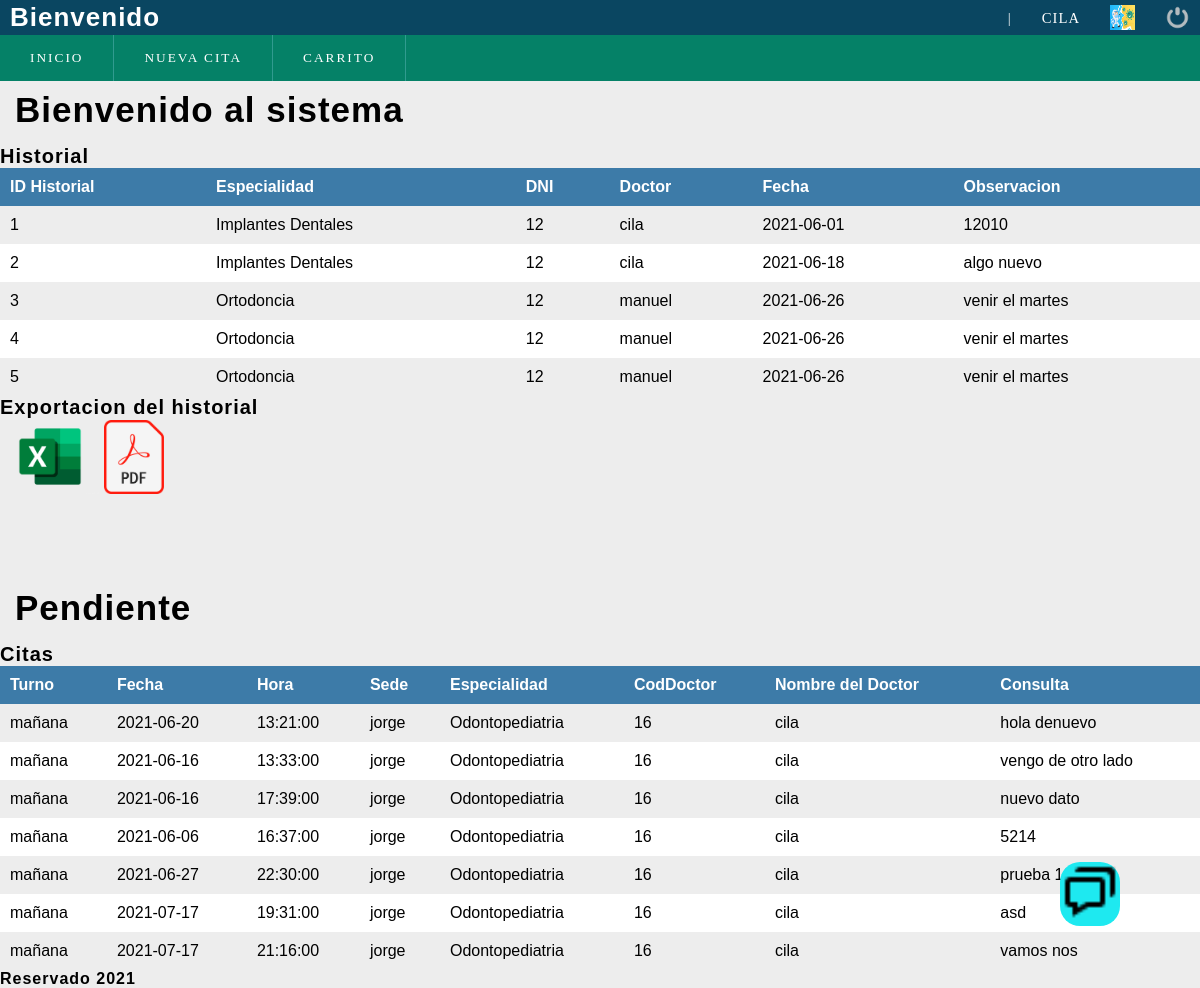
The page /PaginaPaciente.php (signed in) on the database its author committed.
### tables this page shows
CREATE TABLE `historial_paciente` (
  `ID_historial` int(9) NOT NULL,
  `DniPaciente` int(11) NOT NULL,
  `IdEspecialidad` int(11) NOT NULL,
  `CodDoctor` int(10) NOT NULL,
  `Cuota` decimal(9,0) NOT NULL,
  `Fecha_Atencio` date NOT NULL,
  `Receta` varchar(200) NOT NULL
);

CREATE TABLE `especialidades` (
  `IdEspecialidad` int(11) NOT NULL,
  `Descripcion` varchar(100) NOT NULL,
  `PrecioEspecialidad` decimal(10,0) NOT NULL
);

### PaginaPaciente.php (the view, shortened to what this page needs)
<?php
$conexion = mysqli_connect('localhost','root','','dientesfelices');
$varDniPaciente=$_SESSION["DniPaciente"];
$sql="Select* from login_paciente where DniPaciente='$varDniPaciente'";
$resultado=mysqli_query($conexion,$sql) or die(mysqli_error());
$row=mysqli_fetch_array($resultado);
$sqlHistorial= "Select * from historial_paciente hp
                    inner join login_paciente lp on hp.DniPaciente=lp.DniPaciente
                    inner join login_doctores pd on hp.CodDoctor=pd.CodDoctor
                    inner join especialidades es on hp.IdEspecialidad=es.IdEspecialidad
                    where lp.DniPaciente='$varDniPaciente'";
$resultadoHP=mysqli_query($conexion,$sqlHistorial) or die(mysqli_error());
$fila=mysqli_fetch_array($resultadoHP);
$sqlCitas="SELECT * FROM reservas_cita rc inner join login_doctores ld on rc.CodDoctor=ld.CodDoctor
inner join especialidades es on ld.IdEspecialidad=es.IdEspecialidad  where rc.DniPaciente='$varDniPaciente' ";
$resultadoCR=mysqli_query($conexion,$sqlCitas) or die(mysqli_error());
$filaCitas=mysqli_fetch_array($resultadoCR);
?>
<!DOCTYPE html>
<html lang="en">
<head>
    <link rel="stylesheet" type="text/css" href="css/style.css">
	<link rel="stylesheet" type="text/css" href="css/style_2.css">
    <link rel="stylesheet" href="css/stylebot.css">
</head>
<body>
    <header>
        <div class="header">
		<h1>Bienvenido</h1>
			<div class="optionsBar">
				<span>|</span>
				<span class="user"> <?php echo $row['nombre'];?> </span>
				<img class="photouser" src="image/images.jpg" alt="Usuario">
				<a href="cerrar.php"><img class="close" src="image/salir.png" alt="Salir del sistema" title="Salir"></a>
			</div>
        </div>
        <nav>
			<ul>
				<li><a href="PaginaPaciente.php">Inicio</a></li>
                <li><a href="cita_paciente.php">Nueva Cita</a></li>
                <li><a href="carrito/index.php">CARRITO</a> </li>
			</ul>
		</nav>
   </header>
<div class="iconochat" >
<div class="iconochat-1">
    <a href="javascript:abrirchat()"> <img class="iconochat-2" src="img/chat-regular-24.png"> </a>
</div>
</div>
    <section id="container">
		<h1>Bienvenido al sistema</h1>
	</section>
    <div  class="tamaño">
        <h2>Historial</h2>
           <?php
           echo "<table width='800' border='0'>
           <tr >
            <th >ID Historial</th>
            <th >Especialidad</th>
            <th >DNI</th>
            <th >Doctor</th>
            <th >Fecha</th>
            <th >Observacion</th>
            </tr>
           ";
           do{
               echo"<tr>
                    <td >".$fila['ID_historial']."</td>
                    <td >".$fila['Descripcion']. "</td>
                    <td >".$fila['DniPaciente']."</td>
                    <td >".$fila['Nombre']."</td>
                    <td >".$fila['Fecha_Atencio']."</td>
                    <td >".$fila['Receta']."</td>
                </tr>\n";
           }while($fila=mysqli_fetch_array($resultadoHP));
           echo"</table> \n";
           ?>
    </div>
           <H2>Exportacion del historial</H2>
           <a href="excel.php"><img    width="100px" src="image/iconoExcel.png" alt="Exportar excel" title="Exportar excel" ></a>
           <a target="_blank" href="pdf.php"><img  width="60px" src="image/iconopdf.png" alt="excel" title="Exportar PDF" ></a>
    <section id="container">
		<h1>Pendiente</h1>
    </section>
        <div class="tamaño">
        <h2>Citas</h2>
        <?php
           echo "<table width='800' border='0'>
           <tr >
            <th >Turno</th>
            <th >Fecha</th>
            <th >Hora</th>
            <th >Sede</th>
            <th >Especialidad</th>
            <th >CodDoctor</th>
            <th >Nombre del Doctor</th>
            <th >Consulta</th>
            </tr>
           ";
           do{
               echo"<tr>
                    <td >".$filaCitas['Truno']."</td>
                    <td >".$filaCitas['Fecha']. "</td>
                    <td >".$filaCitas['Horario']."</td>
                    <td >".$filaCitas['Sede']."</td>
                    <td >".$filaCitas['Descripcion']."</td>
                    <td >".$filaCitas['CodDoctor']."</td>
                    <td >".$filaCitas['Nombre']."</td>
                    <td >".$filaCitas['Consulta']."</td>
                </tr>\n";
           }while($filaCitas=mysqli_fetch_array($resultadoCR));
           echo"</table> \n";
           ?>
        </div>
           <footer>
               <h4>Reservado 2021</h4>
           </footer>
</body>
</html>

### css/style.css (style rules this page uses)
* { margin: 0; padding: 0; box-sizing: border-box; }
body { background: #ededed; }
h1, h2, h3, h4, h5, h6 { font-family: 'arial'; font-weight: bold; letter-spacing: 1px; }
h1 { font-size: 26px; }
h2 { font-size: 20px; }
h4 { font-size: 16px; }
a { text-decoration: none; font-family: arial; letter-spacing: 1px; }
span { font-family: 'GothamBook'; letter-spacing: 1px; font-size: 14px; line-height: 20px; }
header { position: fixed; width: 100%; }
.header { color: #FFF; background: #0a4661; height: 35px; display: -webkit-flex; display: -moz-flex; display: -ms-flex; display: -o-flex; display: flex; justify-content: space-between; align-items: center; padding: 10px; }
.optionsBar { display: -webkit-flex; display: -moz-flex; display: -ms-flex; display: -o-flex; display: flex; justify-content: center; align-items: center; }
.optionsBar span { color: #FFF; font-size: 11pt; font-family: 'GothamBook'; text-transform: uppercase; margin-left: 30px; }
.photouser { margin-left: 30px; width: 25px; height: 25px; }
.close { width: 25px; height: 25px; }
.optionsBar a { display: -webkit-flex; display: -moz-flex; display: -ms-flex; display: -o-flex; display: flex; margin-left: 30px; }
nav ul { background: #058167; list-style: none; display: -webkit-flex; display: -moz-flex; display: -ms-flex; display: -o-flex; display: flex; justify-content: left; align-items: center; }
nav ul > li a { position: relative; }
nav a { color: #FFF; display: block; font-size: 10pt; font-family: 'GothamBook'; padding: 15px 30px; text-transform: uppercase; letter-spacing: 2px; transition: background .5s; border-right: 1px solid #319B8F; }
#container { padding: 90px 15px 15px; }
#container h1 { font-size: 35px; display: inline-block; }

### css/style_2.css (style rules this page uses)
table { border-collapse: collapse; font-size: 12pt; font-family: 'arial'; width: 100%; }
table th { text-align: left; padding: 10px; background: #3d7ba8; color: #FFF; }
table tr:nth-child(odd) { background: #FFF; }
table td { padding: 10px; }

### css/stylebot.css (style rules this page uses)
.iconochat { position: fixed; z-index: 5; float:right; top: 63%; width: 100%; }
.iconochat-2 { width: 60px }
.iconochat-1 { position: absolute; top: 15rem; right: 5rem; float:right; border-radius: 20px ; background-color:#1ee9f0; }

### rows shown on the page
historial_paciente: ID_historial "1", IdEspecialidad.Descripcion "Implantes Dentales", DniPaciente.DniPaciente "12", login_doctores.Nombre "cila", Fecha_Atencio "2021-06-01", Receta "12010"
historial_paciente: ID_historial "2", IdEspecialidad.Descripcion "Implantes Dentales", DniPaciente.DniPaciente "12", login_doctores.Nombre "cila", Fecha_Atencio "2021-06-18", Receta "algo nuevo"
historial_paciente: ID_historial "3", IdEspecialidad.Descripcion "Ortodoncia", DniPaciente.DniPaciente "12", login_doctores.Nombre "manuel", Fecha_Atencio "2021-06-26", Receta "venir el martes"
historial_paciente: ID_historial "4", IdEspecialidad.Descripcion "Ortodoncia", DniPaciente.DniPaciente "12", login_doctores.Nombre "manuel", Fecha_Atencio "2021-06-26", Receta "venir el martes"
historial_paciente: ID_historial "5", IdEspecialidad.Descripcion "Ortodoncia", DniPaciente.DniPaciente "12", login_doctores.Nombre "manuel", Fecha_Atencio "2021-06-26", Receta "venir el martes"

### other values the page prints
$row['nombre'] "CILA"
$filaCitas['Truno'] "mañana"
$filaCitas['Fecha'] "2021-06-20"
$filaCitas['Horario'] "13:21:00"
$filaCitas['Sede'] "jorge"
$filaCitas['Descripcion'] "Odontopediatria"
$filaCitas['CodDoctor'] "16"
$filaCitas['Nombre'] "cila"
$filaCitas['Consulta'] "hola denuevo"
$filaCitas['Fecha'] "2021-06-16"
$filaCitas['Horario'] "13:33:00"
$filaCitas['Consulta'] "vengo de otro lado"
$filaCitas['Horario'] "17:39:00"
$filaCitas['Consulta'] "nuevo dato"
$filaCitas['Fecha'] "2021-06-06"
